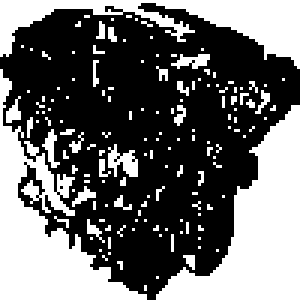
#> input picture bmp/BinaryWatermark.bmp, 100 x 100 px, found by its file name (shown 3 times larger)
$ python AlvarezEmbeddingMethod.py   (Python 2 division)
#> lines starting #> are read from the running program, lines starting #| are printed output that depends on the picture; after the words box and inside, x2 and y2 are one past the last pixel; in counts of white or black regions, pixels touching at a corner belong together
# coding: utf-8


"""
Created on Thu Jul 23 2015

@author: Anton at 0x0af@ukr.net
"""

import math

import numpy
import scipy
from pyevolve import Crossovers, Mutators, Selectors, G1DBinaryString, GSimpleGA
from PIL import Image


def alvarez_embed(grayscale_container_path, binary_watermark_path, watermarked_image_path):
    """
    Alvarez embedding method implementation.

    Outputs the resulting watermarked image to watermarked_image_path

    23-July-2015
    """

    binary_watermark_1darray = numpy.asarray(genetic_algorithm_pretreatment(binary_watermark_path))
#> in genetic_algorithm_pretreatment, binary_watermark_2darray is the input picture: shape (100, 100) bool; 41.7% white; 150 white regions (142 under 20 px), largest, box (x1, y1, x2, y2) and area: (52, 35, 100, 100) 1384, (0, 23, 49, 100) 1294, (0, 0, 100, 23) 856
#> (the call stopped at in genetic_algorithm_pretreatment, `genome = G1DBinaryString.G1DBinaryString(binary_watermark_1darray.size)`: pyevolve is not available in this run)
    m = int(math.sqrt(binary_watermark_1darray.shape[0]))

    grayscale_container_2darray = numpy.asarray(Image.open(grayscale_container_path).convert("L"))
    while grayscale_container_2darray.shape[0] != grayscale_container_2darray.shape[1]:
        if grayscale_container_2darray.shape[0] > grayscale_container_2darray.shape[1]:
            grayscale_container_2darray = numpy.c_[
                grayscale_container_2darray, numpy.zeros(grayscale_container_2darray.shape[0])]
        elif grayscale_container_2darray.shape[0] < grayscale_container_2darray.shape[1]:
            grayscale_container_2darray = numpy.r_[
                grayscale_container_2darray, numpy.zeros(grayscale_container_2darray.shape[1])[numpy.newaxis]]

    n = grayscale_container_2darray.shape[0]

    # Now try to find a normalized Hadamard matrix of size 4t closest to floor(n/m)

    hadamard_matrix_size = int(math.floor(float(n) / float(m)))

    hadamard_matrix_size_right = hadamard_matrix_size
    hadamard_matrix_size_left = hadamard_matrix_size

    # Find hadamard_matrix_size as an integer, divisible by 4 and a power of 2 and bigger than m/n
    while (hadamard_matrix_size_right % 4 != 0) or (
                (hadamard_matrix_size_right & (hadamard_matrix_size_right - 1)) != 0):
        hadamard_matrix_size_right += 1

    # Find hadamard_matrix_size as an integer, divisible by 4 and a power of 2 and less than m/n
    while (hadamard_matrix_size_left % 4 != 0) or ((hadamard_matrix_size_left & (hadamard_matrix_size_left - 1)) != 0):
        hadamard_matrix_size_left -= 1

    # Pick the closest or the least if equally distant
    if hadamard_matrix_size_right - hadamard_matrix_size < hadamard_matrix_size - hadamard_matrix_size_left:
        hadamard_matrix_size = hadamard_matrix_size_right
    else:
        hadamard_matrix_size = hadamard_matrix_size_left

    # print 'Hadamard matrix size: ', hadamard_matrix_size

    H = scipy.linalg.hadamard(hadamard_matrix_size)

    # print 'Hadamard matrix H: ', H

    block_size = int(math.floor(float(n) / float(m)))

    for i in range(0, m * m - 1):
        col_index = i % (n / block_size)
        row_index = i / (n / block_size)
        A = grayscale_container_2darray[col_index * block_size:col_index * block_size + hadamard_matrix_size,
            row_index * block_size:row_index * block_size + hadamard_matrix_size]
        # if i == 0 :
        #    print A
        B = numpy.dot(numpy.dot(H, A), H.transpose()) / hadamard_matrix_size
        # if i == 0 :
        #    print B
        b1 = B[3][3]
        b2 = B[3][5]
        # let b equal hadamard_matrix_size/4, as proposed by authors in 3.1 -> 1
        b = hadamard_matrix_size / 4
        d = abs((b1 - b2) / 2)
        if binary_watermark_1darray[i]:
            B[3][3] = b1 - d - b
            B[3][5] = b2 + d + b
        else:
            B[3][3] = b1 + d + b
            B[3][5] = b2 - d - b
        A = numpy.dot(numpy.dot(H.transpose(), B), H) / hadamard_matrix_size
        # After HT, some values are more than 255 and less than 0, so fix it
        A[A > 255] = 255
        A[A < 0] = 0
        # if i == 0 :
        #    print A
        grayscale_container_2darray[col_index * block_size:col_index * block_size + hadamard_matrix_size,
        row_index * block_size:row_index * block_size + hadamard_matrix_size] = A

    watermarked_image = Image.fromarray(numpy.uint8(grayscale_container_2darray))
    # watermarked_image.show()

    # Write image to file

    watermarked_image.save(watermarked_image_path)

    return


def alvarez_extract(grayscale_stego_path, extracted_watermark_path, watermark_size):
    """
    Alvarez extracting method implementation.

    Outputs the extracted watermark to extracted_watermark_path

    23-July-2015
    """
#> called with watermark_size = 100

    grayscale_stego_2darray = numpy.asarray(Image.open(grayscale_stego_path).convert("L"))
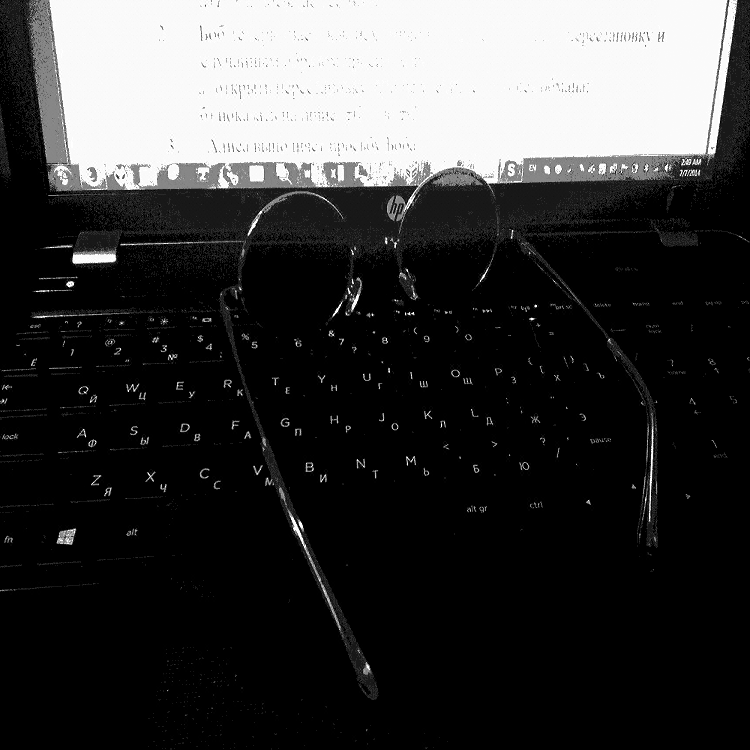
#> input picture bmp/alvarez_watermarked_image.bmp, 750 x 750 px, found by its file name
#> grayscale_stego_2darray is the input picture: shape (750, 750); min 0, max 255, mean 57.3
    assert grayscale_stego_2darray.shape[0] == grayscale_stego_2darray.shape[1], 'Grayscale Stego is not square!'

    n = grayscale_stego_2darray.shape[0]
#> n = 750
    m = watermark_size

    # Now try to find a normalized Hadamard matrix of size 4t closest to floor(n/m)

    hadamard_matrix_size = int(math.floor(float(n) / float(m)))
#> hadamard_matrix_size = 7

    hadamard_matrix_size_right = hadamard_matrix_size
#> hadamard_matrix_size_right = 7
    hadamard_matrix_size_left = hadamard_matrix_size
#> hadamard_matrix_size_left = 7

    # Find hadamard_matrix_size as an integer, divisible by 4 and a power of 2 and bigger than m/n
    while (hadamard_matrix_size_right % 4 != 0) or (
                (hadamard_matrix_size_right & (hadamard_matrix_size_right - 1)) != 0):
        hadamard_matrix_size_right += 1
#> after the loop, hadamard_matrix_size_right = 8

    # Find hadamard_matrix_size as an integer, divisible by 4 and a power of 2 and less than m/n
    while (hadamard_matrix_size_left % 4 != 0) or ((hadamard_matrix_size_left & (hadamard_matrix_size_left - 1)) != 0):
        hadamard_matrix_size_left -= 1
#> after the loop, hadamard_matrix_size_left = 4

    # Pick the closest or the least if equally distant
    if hadamard_matrix_size_right - hadamard_matrix_size < hadamard_matrix_size - hadamard_matrix_size_left:
        hadamard_matrix_size = hadamard_matrix_size_right
#> hadamard_matrix_size = 8
    else:
        hadamard_matrix_size = hadamard_matrix_size_left

    # print 'Hadamard matrix size: ', hadamard_matrix_size

    H = scipy.linalg.hadamard(hadamard_matrix_size)

    # print 'Hadamard matrix H: ', H

    block_size = int(math.floor(float(n) / float(m)))
#> block_size = 7

    extracted_watermark = numpy.zeros(m * m)

    for i in range(0, m * m - 1):
        col_index = i % (n / block_size)
        row_index = i / (n / block_size)
        A = grayscale_stego_2darray[col_index * block_size:col_index * block_size + hadamard_matrix_size,
            row_index * block_size:row_index * block_size + hadamard_matrix_size]
        # if i == 0 :
        #    print A
        B = numpy.dot(numpy.dot(H, A), H.transpose()) / hadamard_matrix_size
        # if i == 0 :
        #    print B
        b1 = B[3][3]
        b2 = B[3][5]
        extracted_watermark[i] = 255 if b1 > b2 else 0
#> this loop made 9999 passes
#> (b1, b2) on passes 1 to 3: (-7, -12), (-3, -11), (-13, -13)
#> after the loop, extracted_watermark = 10000 values, max 255 at index 0, min 0 at index 2, mean 65.69

    extracted_watermark_image = Image.fromarray(numpy.uint8(extracted_watermark.reshape(m, m)))
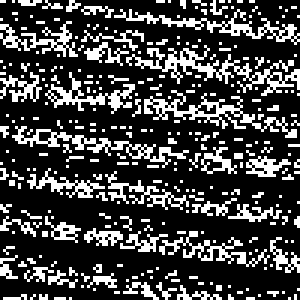
#> extracted_watermark_image: PIL image 100x100 L (shown 3 times larger); 25.8% white in thin lines or dots

    # Write image to file

    extracted_watermark_image.save(extracted_watermark_path)

    return


def genetic_algorithm_pretreatment(binary_watermark):
    """
    Steady-State genetic algorithm pretreatment implementation to get the most uncorrelated binary watermark permutation

    Outputs the permuted watermark vector

    23-July-2015
    """

    binary_watermark_2darray = numpy.asarray(Image.open(binary_watermark).convert("1"))
    assert (
        binary_watermark_2darray.shape[0] == binary_watermark_2darray.shape[1]), 'Error. Binary Watermark is not square'

    # Open binary watermark image with PIL, read it as a 1D array with numpy
    binary_watermark_1darray = numpy.ravel(numpy.asarray(Image.open(binary_watermark).convert("1")))

    def normalised_correlation(binary_vector, chromosome):
        cross = 0
        sq1 = 0
        sq2 = 0
        for x in xrange(0, binary_vector.size):
            cross += binary_vector[x] * chromosome[x]
            sq1 += binary_vector[x] * binary_vector[x]
            sq2 += chromosome[x] * chromosome[x]
        n_c = cross / math.sqrt(sq1) / math.sqrt(sq2)
        return n_c

    def eval_func(chromosome):
        score = 1 / normalised_correlation(binary_watermark_1darray, chromosome)
        # print 'Current chromosome score: ',score
        return score

    genome = G1DBinaryString.G1DBinaryString(binary_watermark_1darray.size)
    genome.evaluator.set(eval_func)
    genome.crossover.set(Crossovers.G1DBinaryStringXSinglePoint)
    genome.mutator.set(Mutators.G1DBinaryStringMutatorFlip)
    genome.setParams(rangemin=0, rangemax=1)
    ga = GSimpleGA.GSimpleGA(genome)
    ga.selector.set(Selectors.GRankSelector)
    ga.setGenerations(50)
    ga.setPopulationSize(20)
    ga.evolve(freq_stats=1)

    print 'Best individual NC: ', 1 / eval_func(ga.bestIndividual())

    permuted_binary_watermark = numpy.zeros(binary_watermark_1darray.size)

    for i in range(0, binary_watermark_1darray.size):
        permuted_binary_watermark[i] = ga.bestIndividual()[i]

    return permuted_binary_watermark


alvarez_embed("..\\steganography-embedding\\bmp\GrayscaleContainer.bmp",
              "..\\steganography-embedding\\bmp\BinaryWatermark.bmp",
              "..\\steganography-embedding\\bmp\Alvarez_Watermarked_Image.bmp")

alvarez_extract("..\\steganography-embedding\\bmp\Alvarez_Watermarked_Image.bmp",
                "..\\steganography-embedding\\bmp\Alvarez_Extracted_Binary_Watermark.bmp", 100)
